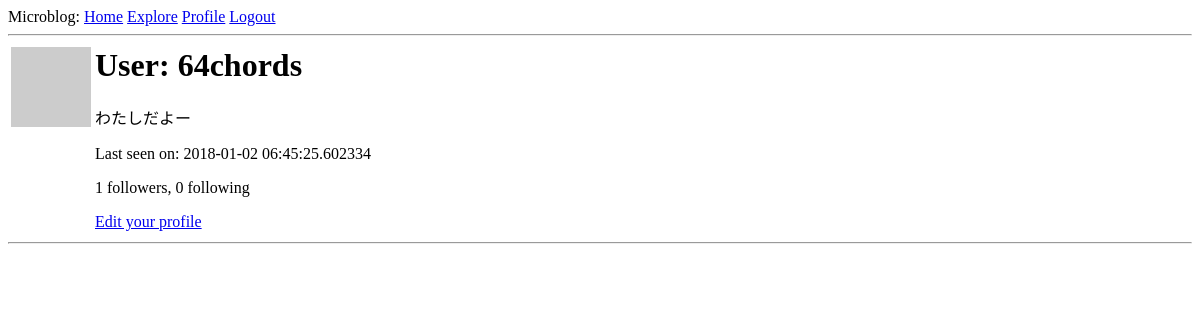
Before: /user/64chords (signed in) with the older database file.
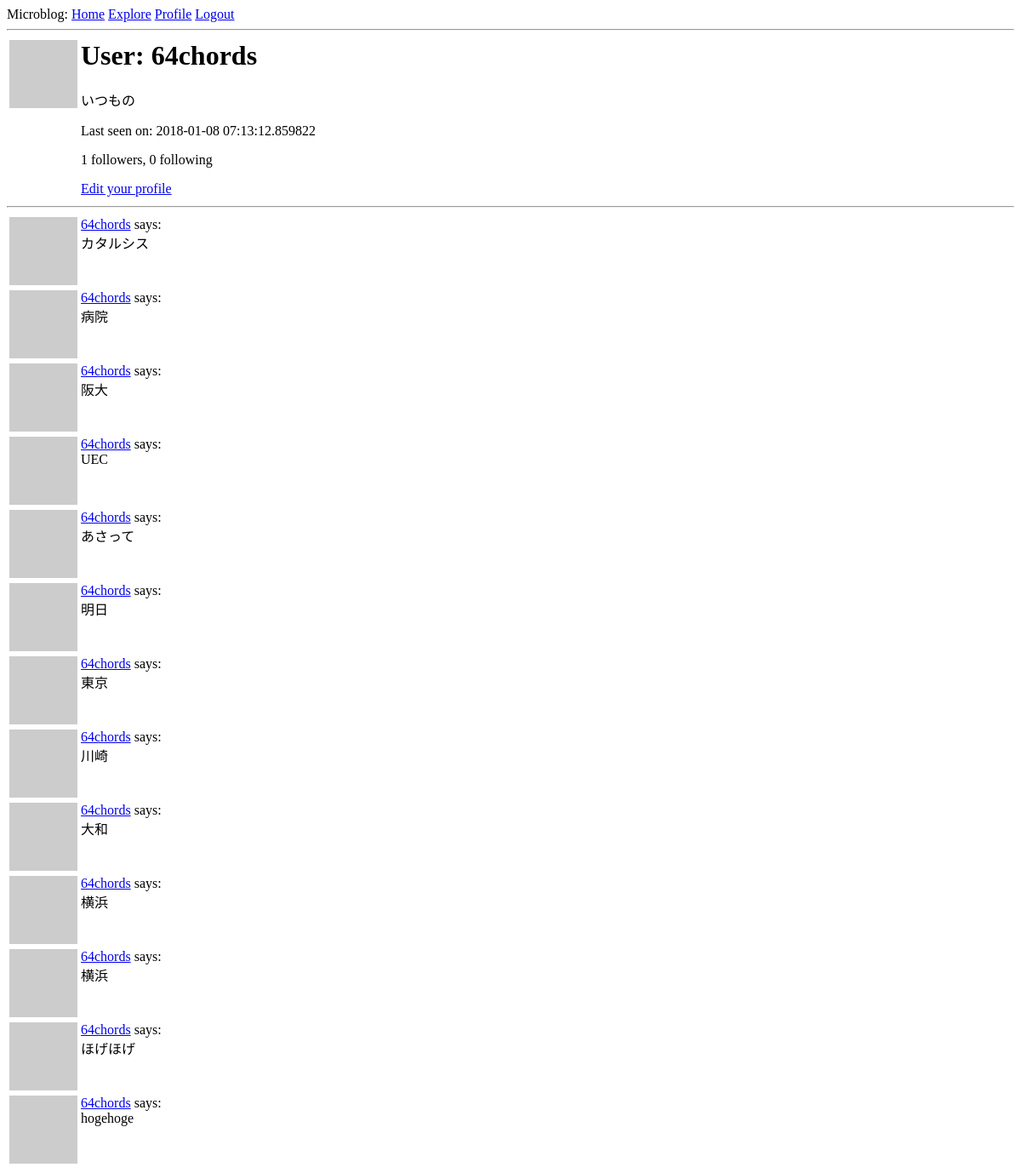
After: the same page with the newer database file.
### app/models.py (models this page shows, shortened)
class User(UserMixin,db.Model):
    id = db.Column(db.Integer,primary_key=True)
    username = db.Column(db.String(64),index=True,unique=True)
    email = db.Column(db.String(120),index=True,unique=True)
    password_hash = db.Column(db.String(128))
    about_me = db.Column(db.String(140))
    last_seen = db.Column(db.DateTime,default=datetime.utcnow)
    """
    a db.relationship field is normally defined on the “one” side, and
    is used as a convenient way to get access to the “many”.
    """
    posts = db.relationship("Post",backref="author",lazy="dynamic")
    """
    フォロー・フォロワーの関係を追加
    "User": セルフ参照の関係なので自分自身
    secondary: 関係性を表す関係テーブル
    followers.c.**: cはColumnsを表すプロパティ
    詳細はp.134~135を参照のこと（８．３節）
    """
    followed = db.relationship(
        "User",secondary=followers,
        primaryjoin=(followers.c.follower_id == id),
        secondaryjoin=(followers.c.followed_id == id),
        backref=db.backref("followers",lazy="dynamic"),lazy="dynamic"
    )
    def avatar(self,size):
        digest = md5(self.email.lower().encode('utf-8')).hexdigest()
        return "https://www.gravatar.com/avatar/{}?d=identicon&s={}".\
            format(digest,size)

class Post(db.Model):
    id = db.Column(db.Integer,primary_key=True)
    body = db.Column(db.String(140))
    timestamp = db.Column(db.DateTime,index=True,default=datetime.utcnow)
    user_id = db.Column(db.Integer,db.ForeignKey('user.id'))

### app/routes.py (the view)
@app.route('/user/<username>')
@login_required
def user(username):
    user = User.query.filter_by(username=username).first_or_404()
    page = request.args.get("page",1,type=int)
    posts = user.posts.order_by(Post.timestamp.desc()).paginate(
        page,app.config["POSTS_PER_PAGE"],False)
    next_url = url_for("user",username=username,page=posts.next_num)\
        if posts.has_next else None
    prev_url = url_for("user",username=username,page=posts.prev_num)\
        if posts.has_prev else None
    return render_template("user.html",user=user,posts=posts.items,
        next_url=next_url,prev_url=prev_url)

### app/models.py (called while the page is built)
@login.user_loader
def load_user(id):
    return User.query.get(int(id))

### app/routes.py (called while the page is built)
@app.before_request
def before_request():
    if current_user.is_authenticated:
        current_user.last_seen = datetime.utcnow()
        db.session.commit()

### app/templates/user.html (shortened to what this page needs)
{% extends "base.html" %}
{% block content %}
<table>
  <tr valign="top">
    <td><img src="{{ user.avatar(128) }}" alt=""></td>
    <td>
      <h1>User: {{ user.username }}</h1>
      {% if user.about_me %}
      <p>{{ user.about_me }}</p>
      {% endif %}
      {% if user.last_seen %}
      <p>Last seen on: {{ user.last_seen }}</p>
      {% endif %}
      <p>{{ user.followers.count() }} followers, {{ user.followed.count() }} following </p>
      {% if user == current_user %}
      <p><a href="{{ url_for('edit_profile') }}">Edit your profile</a></p>
      {% elif not current_user.is_following(user) %}
      <p><a href="{{ url_for("follow",username=user.username) }}">Follow</a></p>
      {% else %}
      <p><a href="{{ url_for("unfollow",username=user.username) }}">Unfollow</a></p>
      {% endif %}
    </td>
  </tr>
</table>
<hr>
{%for post in posts %}
  {% include '_post.html' %}
{% endfor %}
{% endblock %}

### app/templates/_post.html
<table>
  <tr valign="top">
    <td><img src="{{ post.author.avatar(36) }}" alt=""></td>
    <td><a href="{{ url_for('user',username=post.author.username) }}">{{ post.author.username }}</a> says:<br>{{ post.body }}</td>
  </tr>
</table>

Changed rows visible on the page:
changed User "64chords": about_me "わたしだよー" → "いつもの"; last_seen "2018-01-02 06:45:25.602334" → "2018-01-08 07:13:12.859822"
added Post: author.username "64chords", body "カタルシス"
added Post: author.username "64chords", body "病院"
added Post: author.username "64chords", body "阪大"
added Post: author.username "64chords", body "UEC"
added Post: author.username "64chords", body "あさって"
added Post: author.username "64chords", body "明日"
added Post: author.username "64chords", body "東京"
added Post: author.username "64chords", body "川崎"
added Post: author.username "64chords", body "大和"
added Post: author.username "64chords", body "横浜"
added Post: author.username "64chords", body "横浜"
added Post: author.username "64chords", body "ほげほげ"
added Post: author.username "64chords", body "hogehoge"
